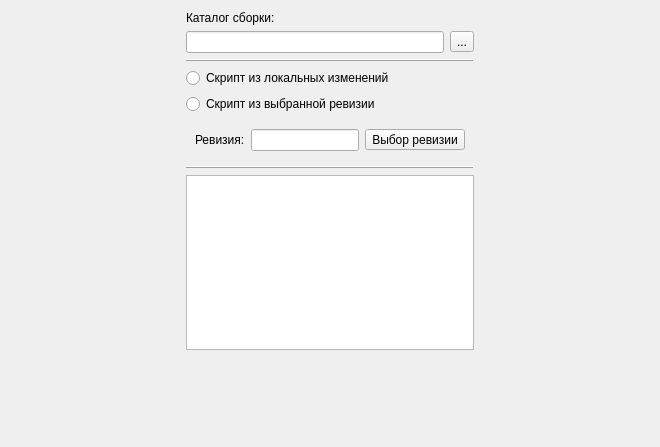
<?xml version="1.0" encoding="UTF-8"?>
<ui version="4.0">
 <class>ActionPage</class>
 <widget class="QWizardPage" name="ActionPage">
  <property name="geometry">
   <rect>
    <x>0</x>
    <y>0</y>
    <width>660</width>
    <height>447</height>
   </rect>
  </property>
  <property name="windowTitle">
   <string>WizardPage</string>
  </property>
  <layout class="QVBoxLayout" name="verticalLayout_2">
   <item>
    <layout class="QHBoxLayout" name="horizontalLayout_3">
     <item>
      <spacer name="horizontalSpacer_2">
       <property name="orientation">
        <enum>Qt::Horizontal</enum>
       </property>
       <property name="sizeHint" stdset="0">
        <size>
         <width>40</width>
         <height>20</height>
        </size>
       </property>
      </spacer>
     </item>
     <item>
      <layout class="QVBoxLayout" name="verticalLayout">
       <item>
        <widget class="QLabel" name="label">
         <property name="text">
          <string>Каталог сборки:</string>
         </property>
        </widget>
       </item>
       <item>
        <layout class="QHBoxLayout" name="horizontalLayout">
         <item>
          <widget class="QLineEdit" name="pathEdit">
           <property name="readOnly">
            <bool>true</bool>
           </property>
          </widget>
         </item>
         <item>
          <widget class="QToolButton" name="selFolderBtn">
           <property name="toolTip">
            <string>Выбор репозитория</string>
           </property>
           <property name="text">
            <string>...</string>
           </property>
           <property name="icon">
            <iconset resource="../../FmtLib/res/fmt.qrc">
             <normaloff>:/img/openfolderHS.png</normaloff>:/img/openfolderHS.png</iconset>
           </property>
          </widget>
         </item>
        </layout>
       </item>
       <item>
        <widget class="QFrame" name="frame">
         <property name="frameShape">
          <enum>QFrame::HLine</enum>
         </property>
         <property name="frameShadow">
          <enum>QFrame::Raised</enum>
         </property>
        </widget>
       </item>
       <item>
        <widget class="QRadioButton" name="localRadio">
         <property name="text">
          <string>Скрипт из локальных изменений</string>
         </property>
        </widget>
       </item>
       <item>
        <widget class="QRadioButton" name="revisionRadio">
         <property name="text">
          <string>Скрипт из выбранной ревизии</string>
         </property>
        </widget>
       </item>
       <item>
        <widget class="QWidget" name="widget" native="true">
         <layout class="QHBoxLayout" name="horizontalLayout_2">
          <item>
           <widget class="QLabel" name="label_2">
            <property name="text">
             <string>Ревизия:</string>
            </property>
           </widget>
          </item>
          <item>
           <widget class="QLineEdit" name="revisionEdit"/>
          </item>
          <item>
           <widget class="QToolButton" name="logButton">
            <property name="toolTip">
             <string>Выбор ревизии</string>
            </property>
            <property name="text">
             <string>Выбор ревизии</string>
            </property>
            <property name="icon">
             <iconset resource="../../FmtLib/res/fmt.qrc">
              <normaloff>:/img/book_32.png</normaloff>:/img/book_32.png</iconset>
            </property>
           </widget>
          </item>
         </layout>
        </widget>
       </item>
       <item>
        <widget class="QFrame" name="frame_2">
         <property name="frameShape">
          <enum>QFrame::HLine</enum>
         </property>
         <property name="frameShadow">
          <enum>QFrame::Raised</enum>
         </property>
        </widget>
       </item>
       <item>
        <widget class="QListView" name="listView"/>
       </item>
      </layout>
     </item>
     <item>
      <spacer name="horizontalSpacer">
       <property name="orientation">
        <enum>Qt::Horizontal</enum>
       </property>
       <property name="sizeHint" stdset="0">
        <size>
         <width>40</width>
         <height>20</height>
        </size>
       </property>
      </spacer>
     </item>
    </layout>
   </item>
   <item>
    <spacer name="verticalSpacer">
     <property name="orientation">
      <enum>Qt::Vertical</enum>
     </property>
     <property name="sizeHint" stdset="0">
      <size>
       <width>20</width>
       <height>102</height>
      </size>
     </property>
    </spacer>
   </item>
  </layout>
 </widget>
 <resources>
  <include location="../../FmtLib/res/fmt.qrc"/>
 </resources>
 <connections/>
</ui>
